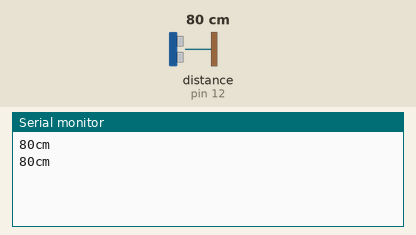
This sketch was run on a simulated Arduino Uno, built with avr-gcc and run on an emulated ATmega328P. Parts: the last lines printed to the serial monitor. Wiring (inferred from the names in the program): ultrasonic range finder: trigger pin 11; echo pin 12. The inputs (shaded band) are chosen by the test bench; at power-on: distance to the obstacle (sensor on pin 12) 80 cm. The echo pulse lasts 58.3 µs per cm.

Above: at 2.3 s.
2.4 s: distance to the obstacle (sensor on pin 12) set to 2 cm
At 3.8 s:
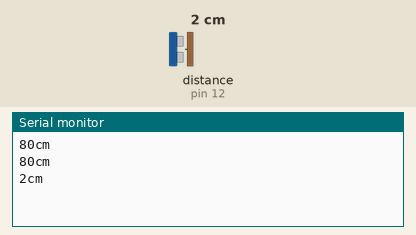
4.5 s: distance to the obstacle (sensor on pin 12) set to 4 cm
At 5.2 s:
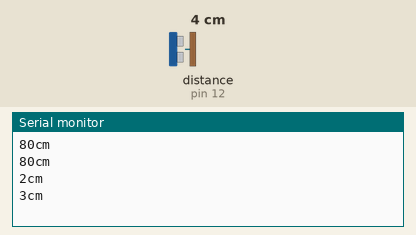
Timing chart, 0 to 7.5 s (numbered marks = the images above; inputs shaded):
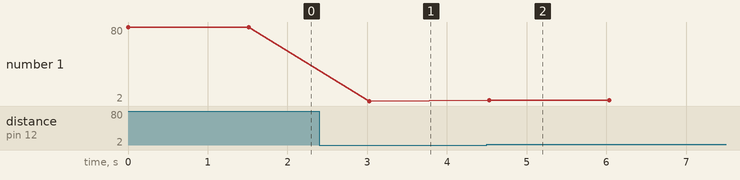

Measured:
- after the input at 2.4 s, the serial monitor: prints a new line after 0.62 s (image 1)
- after the input at 4.5 s, the serial monitor: prints a new line at once (image 2)
- plotted number 1: 80 → 2 after the input at 2.4 s, 2 → 3 after the input at 4.5 s

The sketch:

test_ultrasonicRangeSensor.ino
```cpp
/*
 * created by Rui Santos, http://randomnerdtutorials.com
 *
 * Complete Guide for Ultrasonic Sensor HC-SR04
 *
    Ultrasonic sensor Pins:
        VCC: +5VDC
        Trig : Trigger (INPUT) - Pin11
        Echo: Echo (OUTPUT) - Pin 12
        GND: GND
 */

int trigPin = 11;    //Trig - green Jumper
int echoPin = 12;    //Echo - yellow Jumper
long duration, cm, inches;

void setup() {
  //Serial Port begin
  Serial.begin (9600);
  //Define inputs and outputs
  pinMode(trigPin, OUTPUT);
  pinMode(echoPin, INPUT);
}

void loop()
{

  // The sensor is triggered by a HIGH pulse of 10 or more microseconds.
  // Give a short LOW pulse beforehand to ensure a clean HIGH pulse:
  digitalWrite(trigPin, LOW);
  delayMicroseconds(5);
  digitalWrite(trigPin, HIGH);
  delayMicroseconds(10);
  digitalWrite(trigPin, LOW);

  // Read the signal from the sensor: a HIGH pulse whose
  // duration is the time (in microseconds) from the sending
  // of the ping to the reception of its echo off of an object.
  pinMode(echoPin, INPUT);
  duration = pulseIn(echoPin, HIGH);

  // convert the time into a distance
  cm = (duration/2) / 29.1;
  //inches = (duration/2) / 74;

  //Serial.print(inches);
  //Serial.print("in, ");
  Serial.print(cm);
  Serial.print("cm");
  Serial.println();

  Serial.flush();

  delay(1500);
}
```
